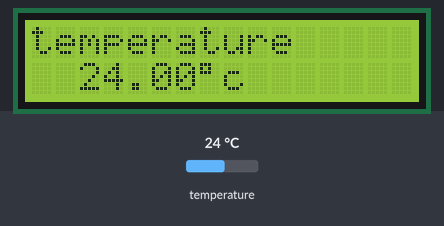
The sketch below on a simulated Arduino Uno, built with avr-gcc and run on an emulated ATmega328P. Shown: 16×2 character LCD. Inputs (shaded band) come from the test bench; at power-on: temperature 24 °C. What the sketch prints to the serial monitor is not drawn.

Above: at 1.2 s.
1.3 s: temperature set to 12 °C
At 3.3 s:
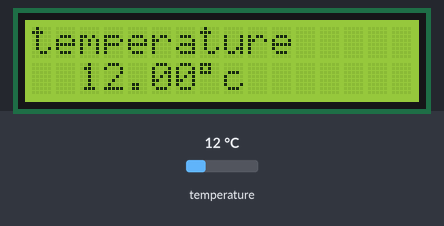
3.6 s: temperature set to 19 °C
At 5.6 s:
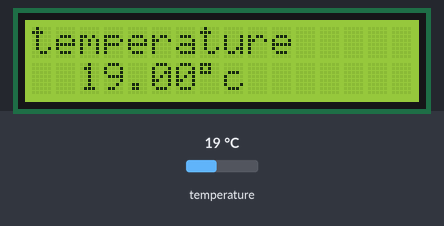
6.2 s: temperature set to 28 °C
At 7.7 s:
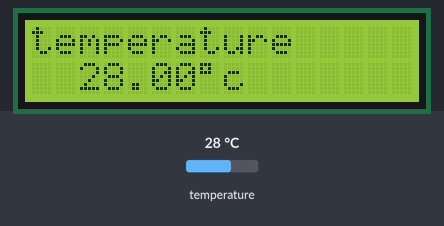
Timing chart, 0 to 9.2 s (numbered marks = the images above; inputs shaded):
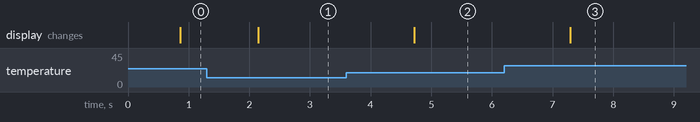

The sketch:

temp_sur__cran_i2c.ino
```cpp
#include <Wire.h>
#include <LiquidCrystal_I2C.h>
#include <DallasTemperature.h>
#include <OneWire.h>

// Data wire is plugged into pin 10 on the Arduino
#define ONE_WIRE_BUS 10

// Setup a oneWire instance to communicate with any OneWire devices
// (not just Maxim/Dallas temperature ICs)
OneWire oneWire(ONE_WIRE_BUS);

// Pass our oneWire reference to Dallas Temperature.
DallasTemperature sensors(&oneWire);

//Définition des pins de l'écran sur I2C
#define I2C_ADDR 0x3F // <<—– Mettre votre adresse
#define BACKLIGHT_PIN 3
#define En_pin 2
#define Rw_pin 1
#define Rs_pin 0
#define D4_pin 4
#define D5_pin 5
#define D6_pin 6
#define D7_pin 7

int n = 1; //nécessaire à lécran...

LiquidCrystal_I2C lcd(I2C_ADDR,En_pin,Rw_pin,Rs_pin,D4_pin,D5_pin,D6_pin,D7_pin); //définition de l'écran

float temperature = 0; //définition de la variable température

void setup()
{

  Serial.begin (9600); //port série de test

 lcd.begin (16, 2); // <<—– My LCD was 16×2
 // Switch on the backlight
 lcd.setBacklightPin(BACKLIGHT_PIN,POSITIVE);
 lcd.setBacklight(HIGH);

 // Start up the library température
 sensors.begin();

}


void loop(void)
{

 sensors.requestTemperatures (); //Envoie la commande pour récupérer les températures

 temperature = sensors.getTempCByIndex(0);

 lcd.home ();
 lcd.print ("temperature");
 lcd.setCursor (2,1);
 lcd.print (temperature);
 //lcd.print (sensors.getTempCByIndex(0));
 lcd.print ((char)223); //le signe °
 //lcd.print ((char)99); // le symbole c sur la table de caractères
 lcd.print("c");

 Serial.print ("temperature : ");
 Serial.print (temperature);
 Serial.write (176); // le signe °
 //Serial.write (99); // le symbole c sur la table de caractères ascii
 Serial.println ("c");
 delay (500);
}
```

Measured:
- after the input at 1.3 s, the display: changes after 0.85 s (image 1)
- after the input at 3.6 s, the display: changes after 1.1 s (image 2)
- after the input at 6.2 s, the display: changes after 1.1 s (image 3)
